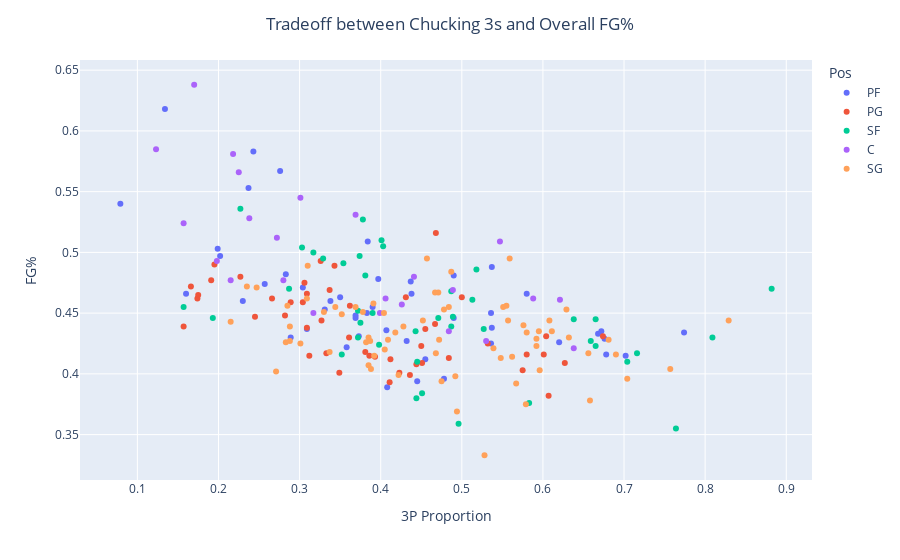

The notebook cell saved with this chart:
### Markdown cell above
It almost looks like there's some sort of tradeoff between 3P FG% and overall FG%; those who shot at a high percentage from 3 rarely shot the best from the field overall, and vice versa. Maybe this is to be expected, since perhaps players who are better perimeter threats may see their overall FG% suffer a bit due to how many of their shots come from a long distance. Just how many 3s are some of these players taking? We'll look into that next.

### Code cell
df_3P_shooters = df[df['3PA'] >= 1]    # Set an attempts requirement

fig = px.scatter(df_3P_shooters, x = '3P Proportion', y = 'FG%', hover_data = [df_3P_shooters.index], color = 'Pos')
fig.update_layout(title_text = "Tradeoff between Chucking 3s and Overall FG%", title_x = 0.5)
fig.show();

### Figure 1 — Plotly figure (JSON) as saved in the notebook; plotly's stock layout.template omitted (floating-point values rounded to 4 significant figures)
{"data": [{"customdata": [["Aaron Gordon"], ["Anthony Davis"], ["Brandon Clarke"], ["Brandon Ingram"], ["Cameron Johnson"], ["Carmelo Anthony"], ["Christian Wood"], ["Danilo Gallinari"], ["Dario Šarić"], ["Darius Bazley"], ["Domantas Sabonis"], ["Dorian Finney-Smith"], ["Doug McDermott"], ["Draymond Green"], ["Dāvis Bertāns"], ["Eric Paschall"], ["Ersan İlyasova"], ["Giannis Antetokounmpo"], ["Grant Williams"], ["Harrison Barnes"], ["JaMychal Green"], ["Jayson Tatum"], ["Jerami Grant"], ["John Collins"], ["Julius Randle"], ["Justin Jackson"], ["Kevin Love"], ["Kristaps Porziņģis"], ["Kyle Anderson"], ["Kyle Kuzma"], ["Lauri Markkanen"], ["Mario Hezonja"], ["Michael Porter Jr."], ["Mike Scott"], ["Nemanja Bjelica"], ["Omari Spellman"], ["P.J. Tucker"], ["P.J. Washington"], ["Pascal Siakam"], ["Paul Millsap"], ["Robert Covington"], ["Royce O'Neale"], ["Rudy Gay"], ["Rui Hachimura"], ["Thaddeus Young"], ["Tobias Harris"], ["Trey Lyles"]], "hovertemplate": "Pos=PF<br>3P Proportion=%{x}<br>FG%=%{y}<br>Player=%{customdata[0]}<extra></extra>", "legendgroup": "PF", "marker": {"color": "#636efa", "symbol": "circle"}, "mode": "markers", "name": "PF", "orientation": "v", "showlegend": true, "type": "scatter", "x": [0.309, 0.199, 0.134, 0.35, 0.672, 0.289, 0.276, 0.537, 0.437, 0.445, 0.079, 0.58, 0.537, 0.408, 0.774, 0.202, 0.438, 0.237, 0.455, 0.338, 0.676, 0.383, 0.397, 0.243, 0.23, 0.478, 0.536, 0.432, 0.257, 0.407, 0.536, 0.358, 0.384, 0.62, 0.49, 0.373, 0.702, 0.39, 0.331, 0.283, 0.678, 0.668, 0.369, 0.16, 0.369, 0.304, 0.49], "xaxis": "x", "y": [0.437, 0.503, 0.618, 0.463, 0.435, 0.43, 0.567, 0.438, 0.476, 0.394, 0.54, 0.466, 0.488, 0.389, 0.434, 0.497, 0.466, 0.553, 0.412, 0.46, 0.429, 0.45, 0.478, 0.583, 0.46, 0.396, 0.45, 0.427, 0.474, 0.436, 0.425, 0.422, 0.509, 0.426, 0.481, 0.431, 0.415, 0.455, 0.453, 0.482, 0.416, 0.433, 0.446, 0.466, 0.448, 0.471, 0.446], "yaxis": "y"}, {"customdata": [["Aaron Holiday"], ["Alex Caruso"], ["Brad Wanamaker"], ["Chris Paul"], ["Cory Joseph"], ["D.J. Augustin"], ["Damian Lillard"], ["Darius Garland"], ["De'Aaron Fox"], ["De'Anthony Melton"], ["Dejounte Murray"], ["Dennis Schröder"], ["Derrick Rose"], ["Devonte' Graham"], ["Elfrid Payton"], ["Emmanuel Mudiay"], ["Eric Bledsoe"], ["Frank Ntilikina"], ["Fred VanVleet"], ["George Hill"], ["Goran Dragić"], ["Isaiah Thomas"], ["Ish Smith"], ["Ja Morant"], ["Jalen Brunson"], ["Jamal Murray"], ["Jevon Carter"], ["Kemba Walker"], ["Kris Dunn"], ["Ky Bowman"], ["Kyle Lowry"], ["LeBron James"], ["Lonzo Ball"], ["Luka Dončić"], ["Malcolm Brogdon"], ["Markelle Fultz"], ["Mike Conley"], ["Monte Morris"], ["Patrick Beverley"], ["Patty Mills"], ["Rajon Rondo"], ["Ricky Rubio"], ["Russell Westbrook"], ["Ryan Arcidiacono"], ["Terry Rozier"], ["Tomáš Satoranský"], ["Trae Young"], ["Tyus Jones"]], "hovertemplate": "Pos=PG<br>3P Proportion=%{x}<br>FG%=%{y}<br>Player=%{customdata[0]}<extra></extra>", "legendgroup": "PG", "marker": {"color": "#EF553B", "symbol": "circle"}, "mode": "markers", "name": "PG", "orientation": "v", "showlegend": true, "type": "scatter", "x": [0.393, 0.412, 0.282, 0.343, 0.386, 0.436, 0.5, 0.423, 0.227, 0.349, 0.174, 0.337, 0.195, 0.607, 0.157, 0.266, 0.306, 0.411, 0.484, 0.468, 0.467, 0.444, 0.245, 0.191, 0.309, 0.362, 0.601, 0.532, 0.327, 0.333, 0.58, 0.326, 0.575, 0.431, 0.309, 0.175, 0.451, 0.304, 0.604, 0.674, 0.381, 0.312, 0.166, 0.627, 0.45, 0.361, 0.455, 0.289], "xaxis": "x", "y": [0.414, 0.412, 0.448, 0.489, 0.415, 0.399, 0.463, 0.401, 0.48, 0.401, 0.462, 0.469, 0.49, 0.382, 0.439, 0.462, 0.475, 0.393, 0.413, 0.516, 0.441, 0.408, 0.447, 0.477, 0.466, 0.456, 0.416, 0.425, 0.444, 0.417, 0.416, 0.493, 0.403, 0.463, 0.438, 0.465, 0.409, 0.459, 0.431, 0.431, 0.418, 0.415, 0.472, 0.409, 0.423, 0.43, 0.437, 0.459], "yaxis": "y"}, {"customdata": [["Abdel Nader"], ["Bojan Bogdanović"], ["Cam Reddish"], ["Cedi Osman"], ["Cody Martin"], ["Danuel House"], ["De'Andre Hunter"], ["Derrick Jones Jr."], ["Duncan Robinson"], ["Glenn Robinson III"], ["Gordon Hayward"], ["Hamidou Diallo"], ["Isaac Bonga"], ["Jae Crowder"], ["James Ennis"], ["Jaylen Brown"], ["Jimmy Butler"], ["Joe Harris"], ["Joe Ingles"], ["Josh Hart"], ["Kawhi Leonard"], ["Kelly Oubre Jr."], ["Kent Bazemore"], ["Kevin Knox"], ["Kevin Porter Jr."], ["Khris Middleton"], ["Kyle Korver"], ["Marcus Morris"], ["Maurice Harkless"], ["Mikal Bridges"], ["Miles Bridges"], ["OG Anunoby"], ["Paul George"], ["Sviatoslav Mykhailiuk"], ["T.J. Warren"], ["Taurean Prince"], ["Terrance Ferguson"], ["Tony Snell"], ["Torrey Craig"], ["Wesley Iwundu"], ["Will Barton"]], "hovertemplate": "Pos=SF<br>3P Proportion=%{x}<br>FG%=%{y}<br>Player=%{customdata[0]}<extra></extra>", "legendgroup": "SF", "marker": {"color": "#00cc96", "symbol": "circle"}, "mode": "markers", "name": "SF", "orientation": "v", "showlegend": true, "type": "scatter", "x": [0.487, 0.489, 0.451, 0.527, 0.372, 0.659, 0.445, 0.378, 0.882, 0.329, 0.317, 0.193, 0.303, 0.716, 0.471, 0.381, 0.157, 0.518, 0.638, 0.665, 0.287, 0.372, 0.444, 0.496, 0.375, 0.374, 0.809, 0.443, 0.354, 0.401, 0.398, 0.403, 0.487, 0.704, 0.227, 0.583, 0.764, 0.665, 0.513, 0.352, 0.39], "xaxis": "x", "y": [0.468, 0.447, 0.384, 0.437, 0.43, 0.427, 0.41, 0.527, 0.47, 0.495, 0.5, 0.446, 0.504, 0.417, 0.446, 0.481, 0.455, 0.486, 0.445, 0.423, 0.47, 0.452, 0.38, 0.359, 0.442, 0.497, 0.43, 0.435, 0.491, 0.51, 0.424, 0.505, 0.439, 0.41, 0.536, 0.376, 0.355, 0.445, 0.461, 0.416, 0.45], "yaxis": "y"}, {"customdata": [["Al Horford"], ["Aron Baynes"], ["Bobby Portis"], ["Brook Lopez"], ["Cody Zeller"], ["Daniel Theis"], ["Dwight Powell"], ["Gorgui Dieng"], ["Jaren Jackson Jr."], ["Joel Embiid"], ["Jonas Valančiūnas"], ["Kelly Olynyk"], ["LaMarcus Aldridge"], ["Larry Nance Jr."], ["Marc Gasol"], ["Maxi Kleber"], ["Meyers Leonard"], ["Moritz Wagner"], ["Myles Turner"], ["Nicolò Melli"], ["Nikola Jokić"], ["Nikola Vučević"], ["Serge Ibaka"], ["Thomas Bryant"]], "hovertemplate": "Pos=C<br>3P Proportion=%{x}<br>FG%=%{y}<br>Player=%{customdata[0]}<extra></extra>", "legendgroup": "C", "marker": {"color": "#ab63fa", "symbol": "circle"}, "mode": "markers", "name": "C", "orientation": "v", "showlegend": true, "type": "scatter", "x": [0.399, 0.441, 0.317, 0.484, 0.157, 0.225, 0.17, 0.406, 0.489, 0.215, 0.123, 0.588, 0.198, 0.369, 0.53, 0.621, 0.547, 0.301, 0.426, 0.638, 0.238, 0.28, 0.272, 0.218], "xaxis": "x", "y": [0.45, 0.48, 0.45, 0.435, 0.524, 0.566, 0.638, 0.462, 0.469, 0.477, 0.585, 0.462, 0.493, 0.531, 0.427, 0.461, 0.509, 0.545, 0.457, 0.421, 0.528, 0.477, 0.512, 0.581], "yaxis": "y"}, {"customdata": [["Alec Burks"], ["Anfernee Simons"], ["Austin Rivers"], ["Avery Bradley"], ["Ben McLemore"], ["Bogdan Bogdanović"], ["Bradley Beal"], ["Bruce Brown"], ["Bryn Forbes"], ["Buddy Hield"], ["CJ McCollum"], ["Caris LeVert"], ["Coby White"], ["Collin Sexton"], ["Damion Lee"], ["Damyean Dotson"], ["Danny Green"], ["DeAndre' Bembry"], ["Delon Wright"], ["Derrick White"], ["Devin Booker"], ["Dillon Brooks"], ["Donovan Mitchell"], ["Donte DiVincenzo"], ["E'Twaun Moore"], ["Evan Fournier"], ["Furkan Korkmaz"], ["Garrett Temple"], ["Gary Harris"], ["Gary Trent Jr."], ["J.J. Redick"], ["James Harden"], ["Jarrett Culver"], ["Jeremy Lamb"], ["Jerome Robinson"], ["Jordan Clarkson"], ["Jordan Poole"], ["Josh Okogie"], ["Josh Richardson"], ["Jrue Holiday"], ["Justin Holiday"], ["Kendrick Nunn"], ["Kentavious Caldwell-Pope"], ["Kevin Huerter"], ["Landry Shamet"], ["Langston Galloway"], ["Lonnie Walker"], ["Lou Williams"], ["Malik Monk"], ["Marco Belinelli"], ["Marcus Smart"], ["Matisse Thybulle"], ["Michael Carter-Williams"], ["Norman Powell"], ["Pat Connaughton"], ["RJ Barrett"], ["Rodney McGruder"], ["Seth Curry"], ["Shai Gilgeous-Alexander"], ["Shake Milton"], ["Spencer Dinwiddie"], ["Terence Davis"], ["Terrence Ross"], ["Tim Hardaway Jr."], ["Timothé Luwawu-Cabarrot"], ["Troy Brown Jr."], ["Tyler Herro"], ["Wesley Matthews"], ["Zach LaVine"]], "hovertemplate": "Pos=SG<br>3P Proportion=%{x}<br>FG%=%{y}<br>Player=%{customdata[0]}<extra></extra>", "legendgroup": "SG", "marker": {"color": "#FFA15A", "symbol": "circle"}, "mode": "markers", "name": "SG", "orientation": "v", "showlegend": true, "type": "scatter", "x": [0.409, 0.422, 0.539, 0.452, 0.829, 0.576, 0.369, 0.215, 0.656, 0.592, 0.378, 0.301, 0.475, 0.235, 0.468, 0.562, 0.69, 0.285, 0.309, 0.391, 0.31, 0.385, 0.352, 0.484, 0.382, 0.467, 0.632, 0.658, 0.405, 0.608, 0.629, 0.557, 0.388, 0.33, 0.494, 0.478, 0.528, 0.387, 0.385, 0.344, 0.681, 0.428, 0.471, 0.548, 0.757, 0.611, 0.283, 0.337, 0.418, 0.567, 0.579, 0.592, 0.288, 0.457, 0.551, 0.271, 0.492, 0.559, 0.247, 0.487, 0.392, 0.555, 0.596, 0.58, 0.595, 0.288, 0.472, 0.704, 0.404], "xaxis": "x", "y": [0.428, 0.399, 0.421, 0.444, 0.444, 0.44, 0.455, 0.443, 0.417, 0.429, 0.451, 0.425, 0.394, 0.472, 0.417, 0.414, 0.416, 0.456, 0.462, 0.458, 0.489, 0.407, 0.449, 0.455, 0.426, 0.467, 0.43, 0.378, 0.42, 0.444, 0.453, 0.444, 0.404, 0.451, 0.369, 0.453, 0.333, 0.427, 0.43, 0.455, 0.428, 0.439, 0.467, 0.413, 0.404, 0.435, 0.426, 0.418, 0.434, 0.392, 0.375, 0.423, 0.427, 0.495, 0.455, 0.402, 0.398, 0.495, 0.471, 0.484, 0.415, 0.456, 0.403, 0.434, 0.435, 0.439, 0.428, 0.396, 0.45], "yaxis": "y"}], "layout": {"legend": {"title": {"text": "Pos"}, "tracegroupgap": 0}, "margin": {"t": 60}, "title": {"text": "Tradeoff between Chucking 3s and Overall FG%", "x": 0.5}, "xaxis": {"anchor": "y", "domain": [0, 1], "title": {"text": "3P Proportion"}}, "yaxis": {"anchor": "x", "domain": [0, 1], "title": {"text": "FG%"}}}}
